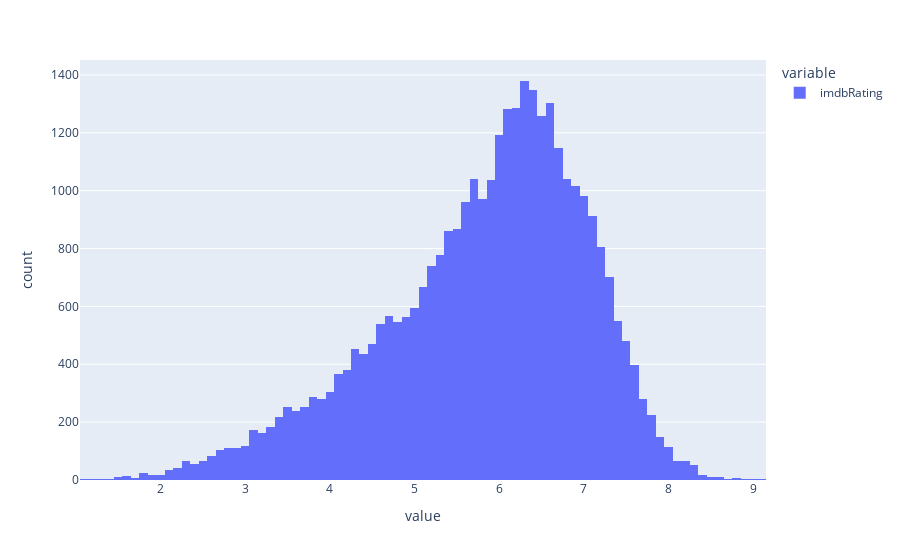

The notebook cell saved with this chart:
### Code cell
dfimdbRating = dfparentalAdvisor.sort_values(by=['imdbRating'])

print(len(dfimdbRating))

px.histogram(dfimdbRating["imdbRating"])

### Figure 1 — Plotly figure (JSON) as saved in the notebook; plotly's stock layout.template omitted (floating-point values rounded to 4 significant figures; data arrays with more than 128 entries replaced by an {"elided": "..."} marker saying what was removed)
{"data": [{"alignmentgroup": "True", "bingroup": "x", "hovertemplate": "variable=imdbRating<br>value=%{x}<br>count=%{y}<extra></extra>", "legendgroup": "imdbRating", "marker": {"color": "#636efa", "pattern": {"shape": ""}}, "name": "imdbRating", "offsetgroup": "imdbRating", "orientation": "v", "showlegend": true, "type": "histogram", "x": {"elided": "34184 float values"}, "xaxis": "x", "yaxis": "y"}], "layout": {"barmode": "relative", "legend": {"title": {"text": "variable"}, "tracegroupgap": 0}, "margin": {"t": 60}, "xaxis": {"anchor": "y", "domain": [0, 1], "title": {"text": "value"}}, "yaxis": {"anchor": "x", "domain": [0, 1], "title": {"text": "count"}}}}
